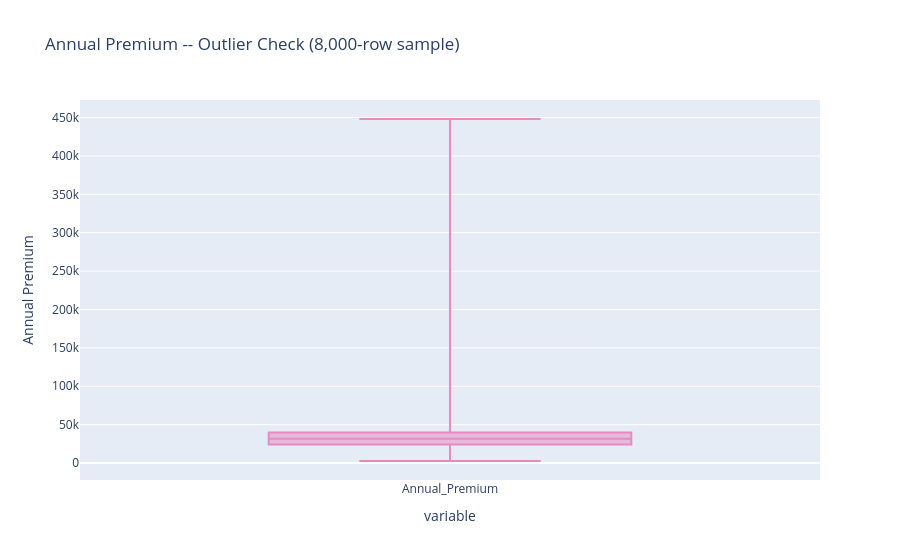

Notebook code for this chart:
### Markdown cell above
**Inference:**
- **Age** is right-skewed with a large concentration of customers in their **20s-30s**, and a secondary bump around **40-50** -- likely two different customer segments (new young customers vs. established mid-life customers).
- **Annual_Premium** has a long **right tail** (skewness about 1.8) of very high premiums -- confirms the outliers we saw in `describe()`. Most customers sit in a tight band (roughly 24k-39k), and the first bar is inflated by the ~17% of customers sitting exactly on the 2,630 minimum, which looks like a floor value. Tree-based models handle this fine, but it's worth knowing for Logistic Regression, which we'll scale.
- **Vintage** is almost **uniformly distributed**, suggesting it's closer to a randomly-assigned "days since joined" counter than a naturally clustered variable.

### Code cell
# Boxplot for Annual_Premium to visualize outliers explicitly.
# We sample 8,000 rows purely for rendering speed -- the distribution shape is preserved.
sample_premium = df['Annual_Premium'].sample(8000, random_state=42)
fig = px.box(sample_premium, points=False, color_discrete_sequence=[PALETTE[3]],
             title='Annual Premium -- Outlier Check (8,000-row sample)')
fig.update_layout(yaxis_title='Annual Premium')
fig.show()

### Figure 1 — Plotly figure (JSON) as saved in the notebook; plotly's stock layout.template omitted (floating-point values rounded to 4 significant figures; data arrays with more than 128 entries replaced by an {"elided": "..."} marker saying what was removed)
{"data": [{"alignmentgroup": "True", "boxpoints": false, "hovertemplate": "variable=%{x}<br>value=%{y}<extra></extra>", "legendgroup": "", "marker": {"color": "rgb(231,138,195)"}, "name": "", "notched": false, "offsetgroup": "", "orientation": "v", "showlegend": false, "type": "box", "x": {"elided": "8000 str values"}, "x0": " ", "xaxis": "x", "y": {"elided": "8000 float values"}, "y0": " ", "yaxis": "y"}], "layout": {"boxmode": "group", "legend": {"tracegroupgap": 0}, "title": {"text": "Annual Premium -- Outlier Check (8,000-row sample)"}, "xaxis": {"anchor": "y", "domain": [0, 1], "title": {"text": "variable"}}, "yaxis": {"anchor": "x", "domain": [0, 1], "title": {"text": "Annual Premium"}}}}
